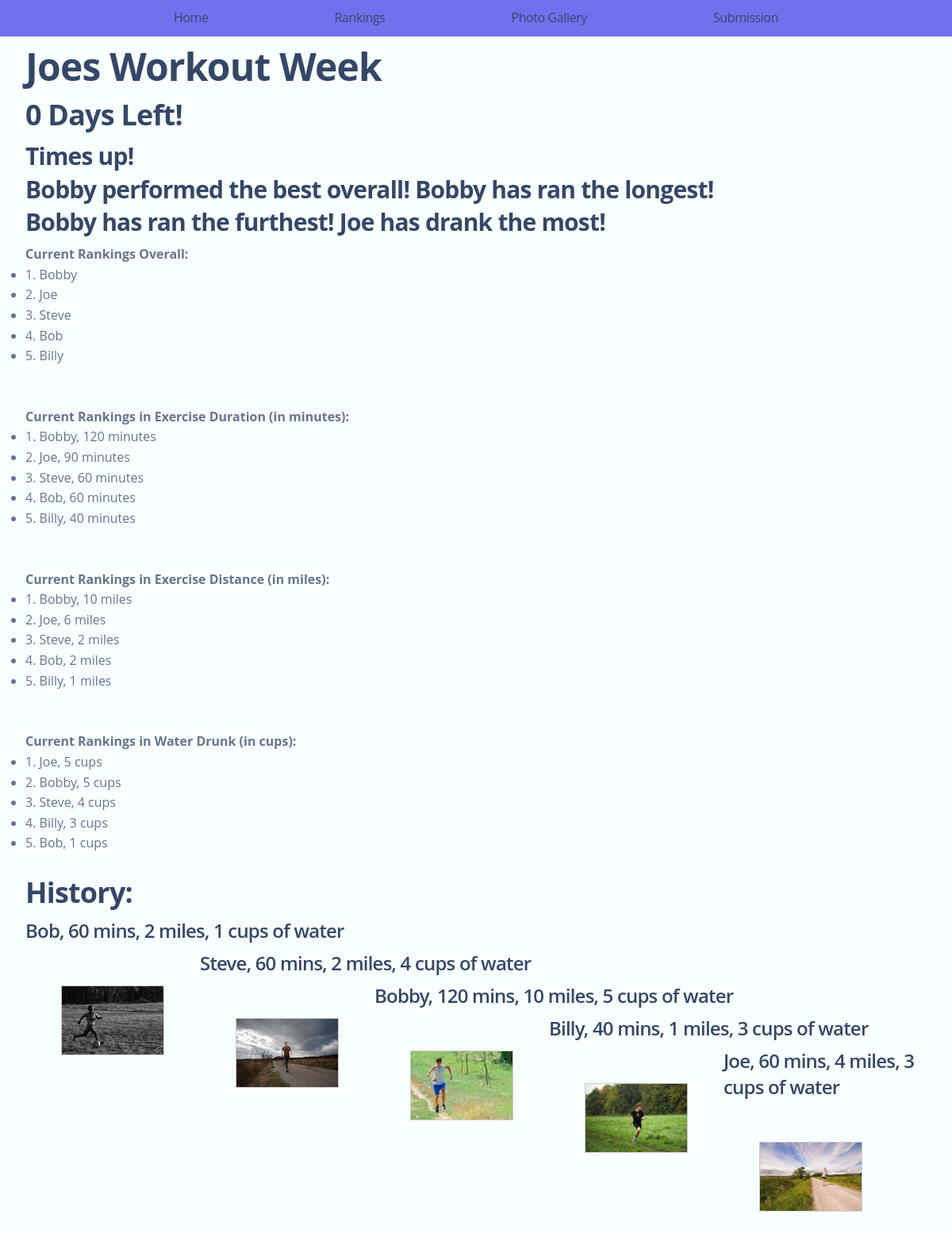
/polls/group/11, run on the app's committed database.
### polls/models.py (models this page shows, shortened)
class Group(models.Model):
    group_name = models.CharField(max_length=150)
    days_left = models.IntegerField(default=7)
    starting_date = models.DateTimeField('Date Started', default=timezone.now)
    ending_date = models.DateTimeField('Date Ended', default=datetime.datetime.now() + datetime.timedelta(days=7))
    def is_ongoing(self):
        return timezone.now() >= self.starting_date and timezone.now() <= self.ending_date
    def update_days_left(self):
        print(self.ending_date)
        print(timezone.now())
        self.days_left = 1 + (self.ending_date - timezone.now()).days
        return self.days_left

class Person(models.Model):
    group = models.ForeignKey(Group, on_delete=models.CASCADE)
    name = models.CharField(max_length=50)
    duration = models.IntegerField(default=0)
    distance = models.DecimalField(decimal_places=2, max_digits=50, default=0)
    cups = models.DecimalField(decimal_places=1, max_digits=50, default=0 )
    image = models.ImageField(upload_to='images/')
    date_recorded = models.DateTimeField('Date Recorded', default=timezone.now)

### polls/views.py (the view)
# urls.py: path('group/<int:group_id>', views.group_detail, name='group_detail'),
def group_detail(request, group_id):
    group = get_object_or_404(Group, pk=group_id)
    group.update_days_left()
    conn = sqlite3.connect('db.sqlite3')
    cursor = conn.cursor()
    sqlcommand1 = 'SELECT * FROM polls_person WHERE group_id = ' + str(group_id) + ' ORDER BY date_recorded DESC LIMIT 5'
    cursor.execute(sqlcommand1)
    fields = [field_name[0] for field_name in cursor.description]
    select = [dict(zip(fields,row)) for row in cursor.fetchall()]
    history = Person.objects.all()
    conn = sqlite3.connect('db.sqlite3')
    cursor = conn.cursor()
    sqlcommand = 'SELECT * FROM polls_person WHERE group_id = ' + str(group_id)
    cursor.execute(sqlcommand)
    reslist = cursor.fetchall()
    peoples_cups = { }
    peoples_duration = { }
    peoples_distance = { }
    for data in reslist:
        if data[1] in peoples_cups.keys():
            peoples_cups[data[1]] += data[5]
            peoples_duration[data[1]] += data[3]
            peoples_distance[data[1]] += data[4]
        else:
            peoples_cups[data[1]] = data[5]
            peoples_duration[data[1]] = data[3]
            peoples_distance[data[1]] = data[4]
    group.update_days_left()
    peoples_duration = sorted(peoples_duration.items(), key=lambda x: x[1], reverse=True)
    peoples_distance = sorted(peoples_distance.items(), key=lambda x: x[1], reverse=True)
    peoples_cups = sorted(peoples_cups.items(), key=lambda x: x[1], reverse=True)
    peoples_ranking = { }
    for data in peoples_cups:
        peoples_ranking[data[0]] = peoples_cups.index(data)
    for data in peoples_distance:
        peoples_ranking[data[0]] += peoples_distance.index(data)
    for data in peoples_duration:
        peoples_ranking[data[0]] += peoples_duration.index(data)
    peoples_ranking = sorted(peoples_ranking.items(), key=lambda x: x[1], reverse=False)
    print(peoples_ranking)
    return render(request, 'polls/detail.html', {"peoples_ranking": peoples_ranking, "peoples_duration" : peoples_duration, "peoples_distance" : peoples_distance, "peoples_cups" : peoples_cups, "group" : group, "group_id": group_id, "select" : select, "history" : history})

### polls/templates/polls/detail.html (shortened to what this page needs)
{% load i18n %}
{%load static%}
<html>
    <head>
        <link href='{% static "polls\soft-design-system.min.css" %}' rel="stylesheet">
    </head>
<body class="body">
    <div class = "flex-container">
        <a href="/polls/home">Home</a>
        <a href="/polls/group/{{group_id}}">Rankings</a>
        <a href="/polls/group/image_gallery/{{ group_id }}">Photo Gallery</a>
        <a href="/polls/group/submission">Submission</a>
    </div>
    <ul>
    <h1>{{ group.group_name }}</h1>
    <h2>{{ group.days_left }} Days Left!</h2>
    {% if group.days_left == 0 %}
    <h3>Times up! <br>
    {{peoples_ranking.0.0}} performed the best overall!
    {{peoples_duration.0.0}} has ran the longest!
    <br>
    {{peoples_distance.0.0}} has ran the furthest!
    {{peoples_cups.0.0}} has drank the most!
    </h3>
    {% endif %}
    <b>Current Rankings Overall:</b>
    {% for person in peoples_ranking %}
        <li>{{ forloop.counter }}. {{ person.0 }} </li>
    {% endfor %}
    <br>
    <br>
    <b>Current Rankings in Exercise Duration (in minutes):</b>
    {% for person in peoples_duration %}
        <li>{{ forloop.counter }}. {{ person.0 }}, {{ person.1 }} minutes</li>
    {% endfor %}
    <br>
    <br>
    <b>Current Rankings in Exercise Distance (in miles):</b>
    {% for person in peoples_distance %}
        <li>{{ forloop.counter }}. {{ person.0 }}, {{ person.1 }} miles</li>
    {% endfor %}
    <br>
    <br>
    <b>Current Rankings in Water Drunk (in cups):</b>
    {% for person in peoples_cups %}
        <li>{{ forloop.counter }}. {{ person.0 }}, {{ person.1 }} cups</li>
    {% endfor %}
    <br>
    <h2>History:</h2>
    {% for i in select %}
        {% if i.image != 0 %}
            <h4>{{i.name}}, {{i.duration}} mins, {{i.distance}} miles, {{i.cups}} cups of water</h4>
            <div class = "gallery">
                <a target ="_blank" href = "/../../../media/{{i.image}}">
                    <img src = "/../../../media/{{i.image}}" alt = "pizzatime" width="600" height = "400">
                </a>
            </div>
        {% endif %}
    {% endfor %}
    </ul>
</body>
</html>

### polls/templates/polls/detail.html (style rules this page uses)
div.gallery { margin: 45px; border: 1px solid #ccc; float: left; width: 130px; align-content: space-evenly; }
div.gallery img { width: 100%; height: auto; align-content: space-evenly; }
div.flex-container { display: flex; justify-content: space-evenly; background-color: rgba(109, 109, 238, 0.973); padding: 10px 60px; }
body { background-color: rgb(248, 255, 255); }

### data on the page
Group: group_name "Joes Workout Week", days_left "0"
Person: name "Bobby", duration "120", distance "10", cups "5", shows a picture
Person: name "Steve", duration "60", distance "2", cups "4", shows a picture
Person: name "Bob", duration "60", distance "2", cups "1", shows a picture
Person: name "Billy", duration "40", distance "1", cups "3", shows a picture
Person: name "Joe", duration "60", distance "4", cups "3", shows a picture

### other printed values
{{ peoples_cups.0.0 }} "Joe"
{{ person.0 }} "Joe"
{{ person.1 }} "90"
{{ person.1 }} "6"
{{ person.1 }} "5"
